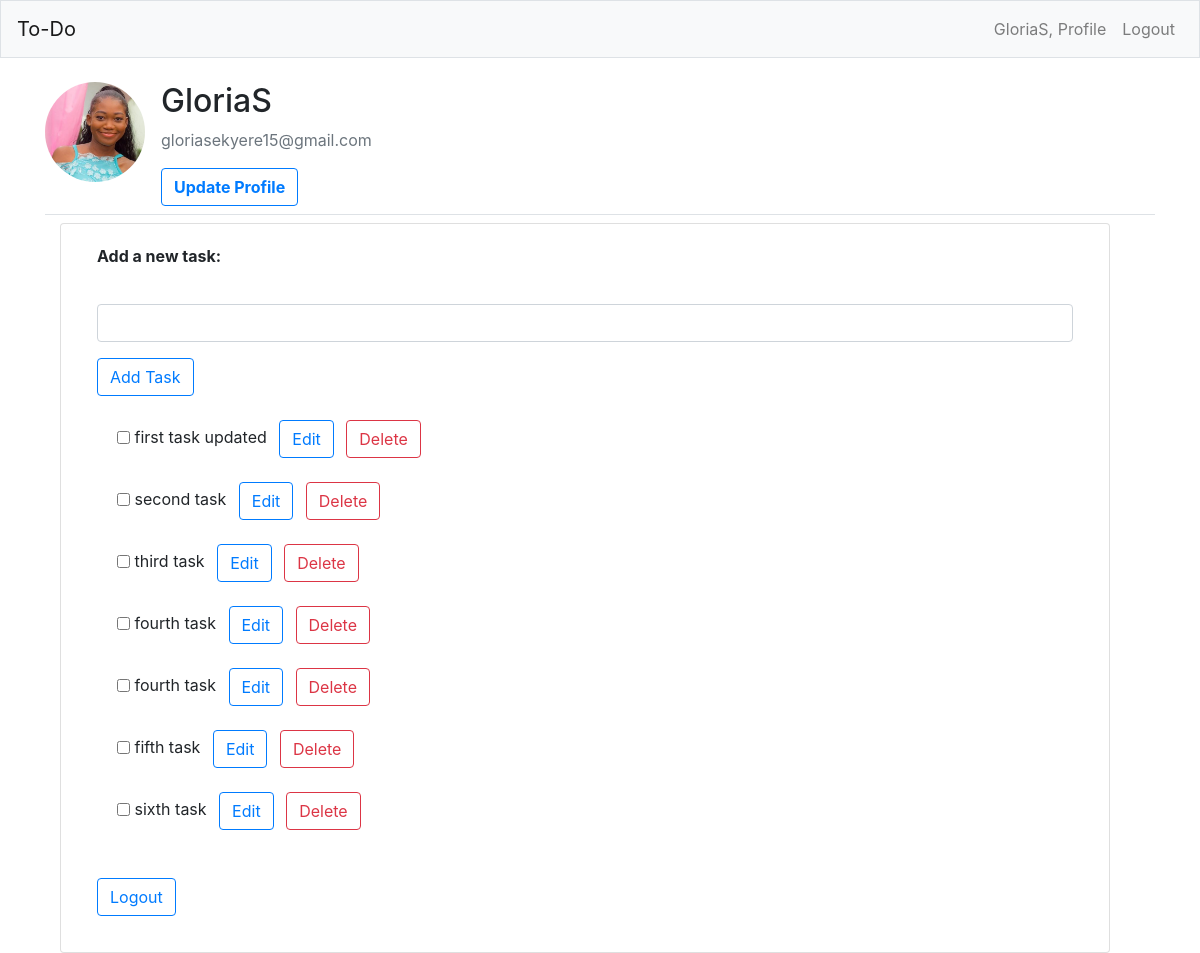
Page /users/profile/3/ (signed in) on the committed database.
### users/models.py (models this page shows, shortened)
class Profile(models.Model):
    user = models.OneToOneField(User, on_delete=models.CASCADE)
    image = models.ImageField(default='default.jpeg', upload_to='profile_pics')

### tasks/models.py (models this page shows)
class Task(models.Model):
    user = models.ForeignKey(User, on_delete=models.CASCADE)
    content = models.CharField(max_length=200)
    is_completed = models.BooleanField(default=False)
    def __str__(self):
        return self.content

### users/views.py (the view)
# urls.py: path('profile/<int:pk>/', views.profile, name='profile'),
@login_required
def profile(request, pk):
    if request.method != 'POST':
        add_form = AddTask()
    else:
        add_form = AddTask(data=request.POST)
        if add_form.is_valid():
            task = Task(user=User.objects.get(id=pk), content=add_form.save(commit=False))
            task.save()
            return redirect('users:profile', request.user.id)
    tasks = Task.objects.filter(user_id=pk)
    context = {'tasks':tasks, 'add_form':add_form}
    return render(request, 'users/profile.html', context)

### tasks/forms.py
class AddTask(forms.ModelForm):
    class Meta:
        model = Task
        fields = ['content']
        labels = {'content':''}

### users/templates/users/profile.html (shortened to what this page needs)
{% extends 'tasks/base.html' %})
{% load bootstrap4 %}
{% block page_header %}
    <div class="content-section">
        <div class="media">
            <img class="rounded-circle account-img avatar" width="100px" height="100px" src="{{ user.profile.image.url }}">
            <div class="media-body ml-3">
                <h2 class="account-heading">{{ user.username }}</h2>
                <p class="text-secondary">{{ user.email }}</p>
                <a href="{% url 'users:edit_profile' %}" class="add btn btn-outline-primary font-weight-bold todo-list-add-btn" >Update Profile</a>
            </div>
        </div>
    </div>
{% endblock page_header %}
{% block content %}
<div class="page-content page-container" id="page-content">
    <div class="padding">
        <div class="row container d-flex justify-content-center">
            <div class="col-md-12">
                <div class="card px-3">
                    <div class="card-body">
                        <b><p class="card-title">Add a new task:</p></b>
                        <div >
                        <form method='post' width=100>
                            {% bootstrap_form add_form %}
                        <div><button class="add btn btn-outline-primary " name="submit" >Add Task</button></div>
                        </form>
                        </div>
                        <div class="list-wrapper pt-4">
                            {% for task in tasks %}
                                <div class="form-check"> <label class="form-check-label"> <input class="checkbox" type="checkbox">
                                    {{ task }}
                                    <a class="btn btn-outline-primary ml-2 align-right" href="{% url 'tasks:edit_task' task.id %}">Edit</a>
                                    <a  class="btn btn-outline-danger ml-2 align-right" href="{% url 'tasks:delete_task' task.id %}">Delete</a>
                                    </label> </div> <br>
                            {% empty %}
                                    <p>You have no tasks to do</p>
                            {% endfor %}
                        </div>
                        <br>
                        <p><a class="btn btn-outline-primary" href="{% url 'users:logout' %}">Logout</a></p>
                    </div>
                </div>
            </div>
        </div>
    </div>
</div>
{% endblock content %}

### tasks/templates/tasks/base.html (shortened to what this page needs)
{% load static %}
{% load bootstrap4 %}
<!doctype html>
<html lang="en">
<head>
    {% bootstrap_css %}
</head>
<body>
    <nav class="navbar navbar-expand-md navbar-light bg-light mb-4 border">
        <a class="navbar-brand" href = "{% url 'tasks:index' %}">
            To-Do</a>
    <div class="collapse navbar-collapse" id="navbarCollapse">
        <ul class="navbar-nav ml-auto">
            {% if user.is_authenticated %}
            <li class="nav-item">
                <a class="nav-link" href = "{% url 'users:profile' user.id %}">{{ user.username }}, Profile</a>
            </li>
            <li class="nav-item">
                <a class="nav-link" href = "{% url 'users:logout' %}">Logout</a>
            </li>
            {% endif %}
        </ul>
    </div>
    </nav>
    <main role="main" class="container">
        <div class="pb-2 mb-2 border-bottom">
            {% block page_header %}{% endblock page_header %}
        </div>
        <div>
            {% block content %}{% endblock content %}
        </div>
    </main>
</body>
</html>

### rows in the picture
Task: content "first task updated"
Task: content "second task"
Task: content "third task"
Task: content "fourth task"
Task: content "fourth task"
Task: content "fifth task"
Task: content "sixth task"

### other values in the picture
{{ user.username }} "GloriaS"
{{ user.email }} "gloriasekyere15@gmail.com"
